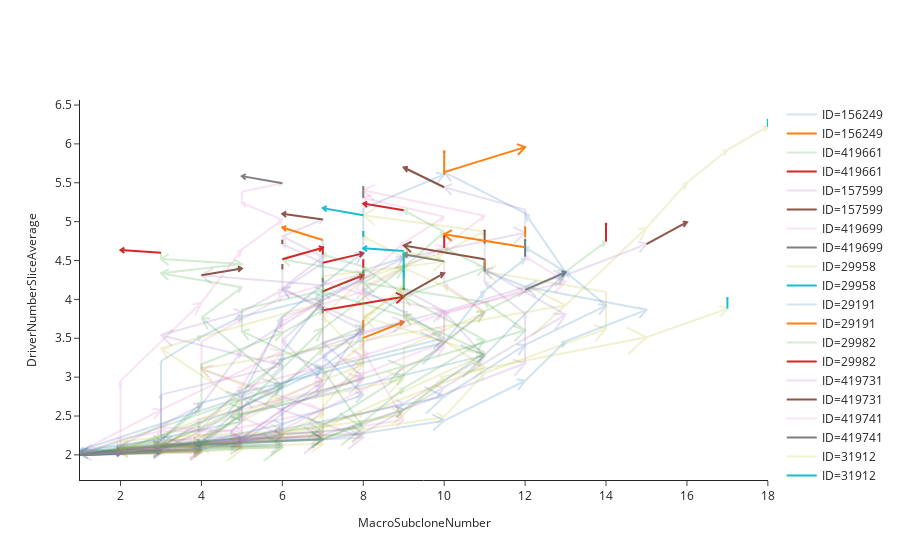
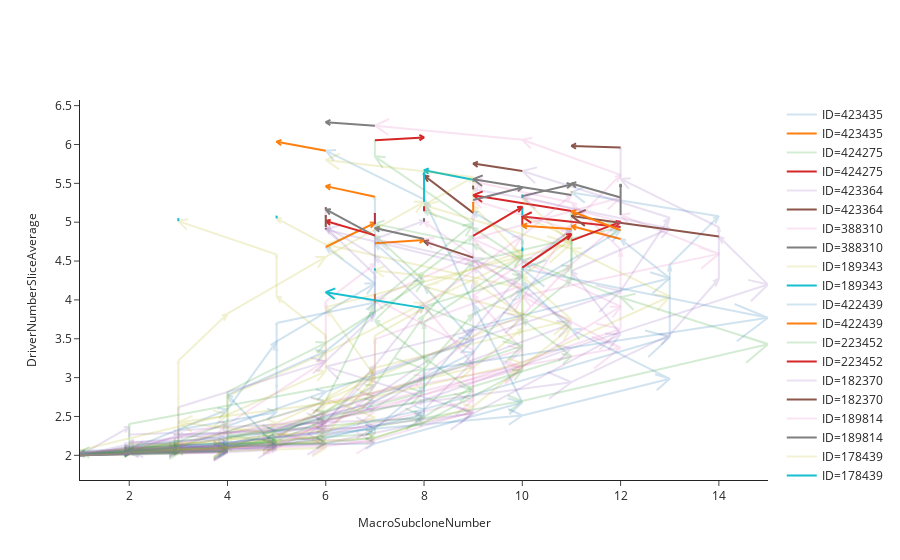

Notebook source saved alongside these figures, in order:
### Code cell
read_and_plot(excelfile.sheet_names)
